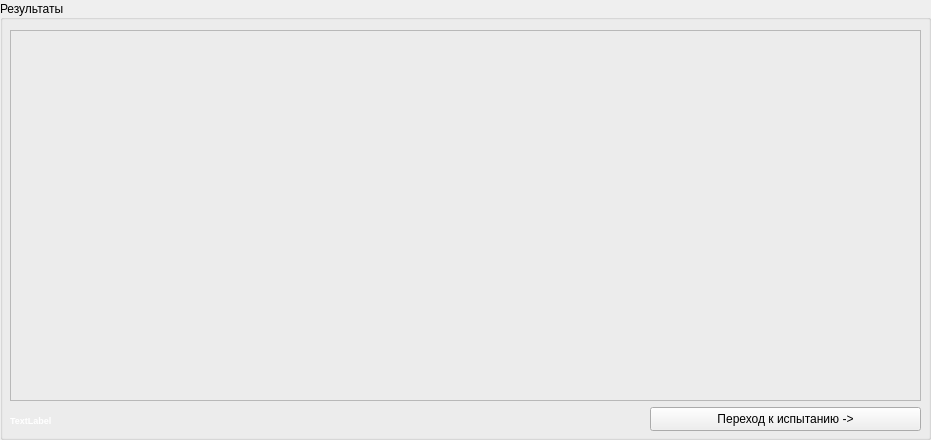
     <widget class="QGroupBox" name="groupChart">
      <property name="geometry">
       <rect>
        <x>400</x>
        <y>310</y>
        <width>931</width>
        <height>440</height>
       </rect>
      </property>
      <property name="title">
       <string>Результаты</string>
      </property>
      <property name="alignment">
       <set>Qt::AlignLeading|Qt::AlignLeft|Qt::AlignVCenter</set>
      </property>
      <widget class="QFrame" name="frameGraphInfo">
       <property name="geometry">
        <rect>
         <x>10</x>
         <y>30</y>
         <width>911</width>
         <height>371</height>
        </rect>
       </property>
       <property name="frameShape">
        <enum>QFrame::StyledPanel</enum>
       </property>
       <property name="frameShadow">
        <enum>QFrame::Raised</enum>
       </property>
      </widget>
      <widget class="QPushButton" name="btnGoTest">
       <property name="geometry">
        <rect>
         <x>650</x>
         <y>407</y>
         <width>271</width>
         <height>24</height>
        </rect>
       </property>
       <property name="text">
        <string>Переход к испытанию -&gt;</string>
       </property>
      </widget>
      <widget class="QLabel" name="lblTestResult">
       <property name="geometry">
        <rect>
         <x>10</x>
         <y>400</y>
         <width>451</width>
         <height>41</height>
        </rect>
       </property>
       <property name="palette">
        <palette>
         <active>
          <colorrole role="WindowText">
           <brush brushstyle="SolidPattern">
            <color alpha="255">
             <red>255</red>
             <green>255</green>
             <blue>255</blue>
            </color>
           </brush>
          </colorrole>
          <colorrole role="Button">
           <brush brushstyle="SolidPattern">
            <color alpha="255">
             <red>85</red>
             <green>85</green>
             <blue>127</blue>
            </color>
           </brush>
          </colorrole>
          <colorrole role="Light">
           <brush brushstyle="SolidPattern">
            <color alpha="255">
             <red>127</red>
             <green>127</green>
             <blue>190</blue>
            </color>
           </brush>
          </colorrole>
          <colorrole role="Midlight">
           <brush brushstyle="SolidPattern">
            <color alpha="255">
             <red>106</red>
             <green>106</green>
             <blue>158</blue>
            </color>
           </brush>
          </colorrole>
          <colorrole role="Dark">
           <brush brushstyle="SolidPattern">
            <color alpha="255">
             <red>42</red>
             <green>42</green>
             <blue>63</blue>
            </color>
           </brush>
          </colorrole>
          <colorrole role="Mid">
           <brush brushstyle="SolidPattern">
            <color alpha="255">
             <red>57</red>
             <green>57</green>
             <blue>85</blue>
            </color>
           </brush>
          </colorrole>
          <colorrole role="Text">
           <brush brushstyle="SolidPattern">
            <color alpha="255">
             <red>255</red>
             <green>255</green>
             <blue>255</blue>
            </color>
           </brush>
          </colorrole>
          <colorrole role="BrightText">
           <brush brushstyle="SolidPattern">
            <color alpha="255">
             <red>255</red>
             <green>255</green>
             <blue>255</blue>
            </color>
           </brush>
          </colorrole>
          <colorrole role="ButtonText">
           <brush brushstyle="SolidPattern">
            <color alpha="255">
             <red>255</red>
             <green>255</green>
             <blue>255</blue>
            </color>
           </brush>
          </colorrole>
          <colorrole role="Base">
           <brush brushstyle="SolidPattern">
            <color alpha="255">
             <red>0</red>
             <green>0</green>
             <blue>0</blue>
            </color>
           </brush>
          </colorrole>
          <colorrole role="Window">
           <brush brushstyle="SolidPattern">
            <color alpha="255">
             <red>85</red>
             <green>85</green>
             <blue>127</blue>
            </color>
           </brush>
          </colorrole>
          <colorrole role="Shadow">
           <brush brushstyle="SolidPattern">
            <color alpha="255">
             <red>0</red>
             <green>0</green>
             <blue>0</blue>
            </color>
           </brush>
          </colorrole>
          <colorrole role="AlternateBase">
           <brush brushstyle="SolidPattern">
            <color alpha="255">
             <red>42</red>
             <green>42</green>
             <blue>63</blue>
            </color>
           </brush>
          </colorrole>
          <colorrole role="ToolTipBase">
           <brush brushstyle="SolidPattern">
            <color alpha="255">
             <red>255</red>
             <green>255</green>
             <blue>220</blue>
            </color>
           </brush>
          </colorrole>
          <colorrole role="ToolTipText">
           <brush brushstyle="SolidPattern">
            <color alpha="255">
             <red>0</red>
             <green>0</green>
             <blue>0</blue>
            </color>
           </brush>
          </colorrole>
          <colorrole role="PlaceholderText">
           <brush brushstyle="SolidPattern">
            <color alpha="128">
             <red>255</red>
             <green>255</green>
             <blue>255</blue>
            </color>
           </brush>
          </colorrole>
         </active>
         <inactive>
          <colorrole role="WindowText">
           <brush brushstyle="SolidPattern">
            <color alpha="255">
             <red>255</red>
             <green>255</green>
             <blue>255</blue>
            </color>
           </brush>
          </colorrole>
          <colorrole role="Button">
           <brush brushstyle="SolidPattern">
            <color alpha="255">
             <red>85</red>
             <green>85</green>
             <blue>127</blue>
            </color>
           </brush>
          </colorrole>
          <colorrole role="Light">
           <brush brushstyle="SolidPattern">
            <color alpha="255">
             <red>127</red>
             <green>127</green>
             <blue>190</blue>
            </color>
           </brush>
          </colorrole>
          <colorrole role="Midlight">
           <brush brushstyle="SolidPattern">
            <color alpha="255">
             <red>106</red>
             <green>106</green>
             <blue>158</blue>
            </color>
           </brush>
          </colorrole>
          <colorrole role="Dark">
           <brush brushstyle="SolidPattern">
            <color alpha="255">
             <red>42</red>
             <green>42</green>
             <blue>63</blue>
            </color>
           </brush>
          </colorrole>
          <colorrole role="Mid">
           <brush brushstyle="SolidPattern">
            <color alpha="255">
             <red>57</red>
             <green>57</green>
             <blue>85</blue>
            </color>
           </brush>
          </colorrole>
          <colorrole role="Text">
           <brush brushstyle="SolidPattern">
            <color alpha="255">
             <red>255</red>
             <green>255</green>
             <blue>255</blue>
            </color>
           </brush>
          </colorrole>
          <colorrole role="BrightText">
           <brush brushstyle="SolidPattern">
            <color alpha="255">
             <red>255</red>
             <green>255</green>
             <blue>255</blue>
            </color>
           </brush>
          </colorrole>
          <colorrole role="ButtonText">
           <brush brushstyle="SolidPattern">
            <color alpha="255">
             <red>255</red>
             <green>255</green>
             <blue>255</blue>
            </color>
           </brush>
          </colorrole>
          <colorrole role="Base">
           <brush brushstyle="SolidPattern">
            <color alpha="255">
             <red>0</red>
             <green>0</green>
             <blue>0</blue>
            </color>
           </brush>
          </colorrole>
          <colorrole role="Window">
           <brush brushstyle="SolidPattern">
            <color alpha="255">
             <red>85</red>
             <green>85</green>
             <blue>127</blue>
            </color>
           </brush>
          </colorrole>
          <colorrole role="Shadow">
           <brush brushstyle="SolidPattern">
            <color alpha="255">
             <red>0</red>
             <green>0</green>
             <blue>0</blue>
            </color>
           </brush>
          </colorrole>
          <colorrole role="AlternateBase">
           <brush brushstyle="SolidPattern">
            <color alpha="255">
             <red>42</red>
             <green>42</green>
             <blue>63</blue>
            </color>
           </brush>
          </colorrole>
          <colorrole role="ToolTipBase">
           <brush brushstyle="SolidPattern">
            <color alpha="255">
             <red>255</red>
             <green>255</green>
             <blue>220</blue>
            </color>
           </brush>
          </colorrole>
          <colorrole role="ToolTipText">
           <brush brushstyle="SolidPattern">
            <color alpha="255">
             <red>0</red>
             <green>0</green>
             <blue>0</blue>
            </color>
           </brush>
          </colorrole>
          <colorrole role="PlaceholderText">
           <brush brushstyle="SolidPattern">
            <color alpha="128">
             <red>255</red>
             <green>255</green>
             <blue>255</blue>
            </color>
           </brush>
          </colorrole>
         </inactive>
         <disabled>
          <colorrole role="WindowText">
           <brush brushstyle="SolidPattern">
            <color alpha="255">
             <red>42</red>
             <green>42</green>
             <blue>63</blue>
            </color>
           </brush>
          </colorrole>
          <colorrole role="Button">
           <brush brushstyle="SolidPattern">
            <color alpha="255">
             <red>85</red>
             <green>85</green>
             <blue>127</blue>
            </color>
           </brush>
          </colorrole>
          <colorrole role="Light">
           <brush brushstyle="SolidPattern">
            <color alpha="255">
             <red>127</red>
             <green>127</green>
             <blue>190</blue>
            </color>
           </brush>
          </colorrole>
          <colorrole role="Midlight">
           <brush brushstyle="SolidPattern">
            <color alpha="255">
             <red>106</red>
             <green>106</green>
             <blue>158</blue>
            </color>
           </brush>
          </colorrole>
          <colorrole role="Dark">
           <brush brushstyle="SolidPattern">
            <color alpha="255">
             <red>42</red>
             <green>42</green>
             <blue>63</blue>
            </color>
           </brush>
          </colorrole>
          <colorrole role="Mid">
           <brush brushstyle="SolidPattern">
            <color alpha="255">
             <red>57</red>
             <green>57</green>
             <blue>85</blue>
            </color>
           </brush>
          </colorrole>
          <colorrole role="Text">
           <brush brushstyle="SolidPattern">
            <color alpha="255">
             <red>42</red>
             <green>42</green>
             <blue>63</blue>
            </color>
           </brush>
          </colorrole>
          <colorrole role="BrightText">
           <brush brushstyle="SolidPattern">
            <color alpha="255">
             <red>255</red>
             <green>255</green>
             <blue>255</blue>
            </color>
           </brush>
          </colorrole>
          <colorrole role="ButtonText">
           <brush brushstyle="SolidPattern">
            <color alpha="255">
             <red>42</red>
             <green>42</green>
             <blue>63</blue>
            </color>
           </brush>
          </colorrole>
          <colorrole role="Base">
           <brush brushstyle="SolidPattern">
            <color alpha="255">
             <red>85</red>
             <green>85</green>
             <blue>127</blue>
            </color>
           </brush>
          </colorrole>
          <colorrole role="Window">
           <brush brushstyle="SolidPattern">
            <color alpha="255">
             <red>85</red>
             <green>85</green>
             <blue>127</blue>
            </color>
           </brush>
          </colorrole>
          <colorrole role="Shadow">
           <brush brushstyle="SolidPattern">
            <color alpha="255">
             <red>0</red>
             <green>0</green>
             <blue>0</blue>
            </color>
           </brush>
          </colorrole>
          <colorrole role="AlternateBase">
           <brush brushstyle="SolidPattern">
            <color alpha="255">
             <red>85</red>
             <green>85</green>
             <blue>127</blue>
            </color>
           </brush>
          </colorrole>
          <colorrole role="ToolTipBase">
           <brush brushstyle="SolidPattern">
            <color alpha="255">
             <red>255</red>
             <green>255</green>
             <blue>220</blue>
            </color>
           </brush>
          </colorrole>
          <colorrole role="ToolTipText">
           <brush brushstyle="SolidPattern">
            <color alpha="255">
             <red>0</red>
             <green>0</green>
             <blue>0</blue>
            </color>
           </brush>
          </colorrole>
          <colorrole role="PlaceholderText">
           <brush brushstyle="SolidPattern">
            <color alpha="128">
             <red>255</red>
             <green>255</green>
             <blue>255</blue>
            </color>
           </brush>
          </colorrole>
         </disabled>
        </palette>
       </property>
       <property name="font">
        <font>
         <pointsize>7</pointsize>
         <weight>75</weight>
         <bold>true</bold>
        </font>
       </property>
       <property name="inputMethodHints">
        <set>Qt::ImhMultiLine</set>
       </property>
       <property name="text">
        <string>TextLabel</string>
       </property>
       <property name="textFormat">
        <enum>Qt::PlainText</enum>
       </property>
      </widget>
     </widget>
